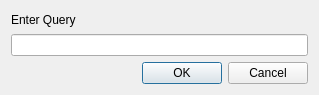
<?xml version="1.0" encoding="UTF-8"?>
<ui version="4.0">
 <class>RunQueryDialog</class>
 <widget class="QDialog" name="RunQueryDialog">
  <property name="geometry">
   <rect>
    <x>0</x>
    <y>0</y>
    <width>319</width>
    <height>95</height>
   </rect>
  </property>
  <property name="windowTitle">
   <string>Dialog</string>
  </property>
  <layout class="QHBoxLayout" name="horizontalLayout_2">
   <item>
    <layout class="QVBoxLayout" name="verticalLayout">
     <item>
      <widget class="QLabel" name="label">
       <property name="text">
        <string>Enter Query</string>
       </property>
      </widget>
     </item>
     <item>
      <widget class="QLineEdit" name="queryEdit"/>
     </item>
     <item>
      <layout class="QHBoxLayout" name="horizontalLayout">
       <item>
        <spacer name="horizontalSpacer">
         <property name="orientation">
          <enum>Qt::Horizontal</enum>
         </property>
         <property name="sizeHint" stdset="0">
          <size>
           <width>40</width>
           <height>20</height>
          </size>
         </property>
        </spacer>
       </item>
       <item>
        <widget class="QPushButton" name="okButton">
         <property name="text">
          <string>OK</string>
         </property>
        </widget>
       </item>
       <item>
        <widget class="QPushButton" name="cancelButton">
         <property name="text">
          <string>Cancel</string>
         </property>
        </widget>
       </item>
      </layout>
     </item>
    </layout>
   </item>
  </layout>
 </widget>
 <resources/>
 <connections/>
</ui>
